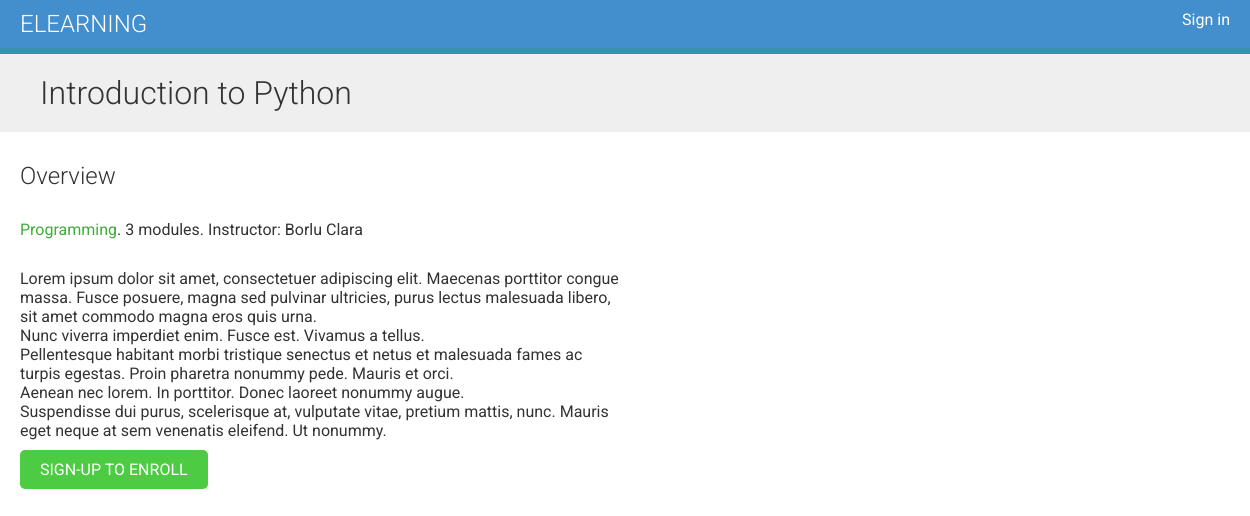
Page /course/detail/introduction-to-Python/ on the committed database.
### courses/models.py (models this page shows, shortened)
class Course(models.Model):
    instructor = models.ForeignKey(User, related_name='courses_created', on_delete=models.CASCADE)
    subject = models.ForeignKey(Subject, related_name='courses', on_delete=models.CASCADE)
    title = models.CharField(max_length=150)
    slug = models.SlugField(max_length=200, unique=True)
    overview = models.TextField()
    created = models.DateTimeField(auto_now_add=True)
    students = models.ManyToManyField(User, related_name='courses_enrolled', blank=True)
    class Meta:
        ordering = ['-created']

class Subject(models.Model):
    title = models.CharField(max_length=150)
    slug = models.SlugField(max_length=150, unique=True)
    class Meta:
        ordering = ['title']

### courses/views.py (the view)
# urls.py: path('detail/<slug:slug>/', CourseDetailView.as_view(), name='course_detail'),
class CourseDetailView(DetailView):
    model = Course
    template_name = 'courses/student_course_detail.html'
    context_object_name = 'course'
    def get_context_data(self, **kwargs):
        context = super().get_context_data(**kwargs)
        context['enroll_form'] = CourseEnrollForm(initial={'course':self.object})
        return context

### templates/courses/student_course_detail.html (shortened to what this page needs)
{% extends "_base.html" %}
{% block content %}
  {% with subject=course.subject %}
    <h1>
      {{ course.title }}
    </h1>
    <div class="module">
      <h2>Overview</h2>
      <p>
        <a href="{% url "course_list_subject" subject.slug %}">
        {{ subject.title }}</a>.
        {{ course.modules.count }} modules.
        Instructor: {{ course.instructor.get_full_name }}
      </p>
      {{ course.overview|linebreaks }}
      {% if request.user.is_authenticated and request.user in course.students.all %}
        <h2>You have Enrolled in "{{ course.title }}"</h2>
        <a href="{% url 'student_course_detail' course.id%}" class="button">Access course content</a>
      {% elif request.user.is_authenticated %}
        <form action="{% url 'student_enroll_course' %}" method="post">
          {% csrf_token %}
          {{ enroll_form }}
          <input type="submit" value="Enroll Now">
        </form>
      {% else %}
        <a href="{% url 'student_signup' %}" class="button">
          Sign-Up to enroll
        </a>
      {% endif %}
    </div>
  {% endwith %}
{% endblock %}

### static/css/base.css (style rules this page uses)
body { margin:0; font-family:'Roboto', sans-serif; font-weight:400; color:#333; }
a { color:#3fad37; text-decoration:none; }
h1, h2, h3, h4, h5, h6 { font-family:'Roboto', sans-serif; font-weight:300; }
h1 { background:#efefef; width:100%; overflow:auto; padding:20px 0 20px 40px; margin:0; }
.module { padding:10px 20px; float:left; width:600px; }
.module p { margin:10px 0 20px; width:100%; float:left; }
input[type=submit], a.button { border-radius:5px; background:#4dcc43; color:#fff; font-size:16px; text-transform:uppercase; border:none; padding:10px 20px; margin:20px 0; }

### rows in the picture
Course: title "Introduction to Python", modules.count "3", instructor.get_full_name "Borlu Clara", overview "Lorem ipsum dolor sit amet, consectetuer adipiscing elit. Maecenas porttitor congue massa. Fusce posuere, magna sed pulvinar ultricies, purus lectus malesuada libero, sit amet commodo magna eros quis urna. Nunc viverra imperdiet enim. Fusce est. Vivamus a tellus. Pellentesque habitant morbi tristique senectus et netus et malesuada fames ac turpis egestas. Proin pharetra nonummy pede. Mauris et orci. Aenean nec lorem. In porttitor. Donec laoreet nonummy augue. Suspendisse dui purus, scelerisque at, vulputate vitae, pretium mattis, nunc. Mauris eget neque at sem venenatis eleifend. Ut nonummy."
Subject: title "Programming"
